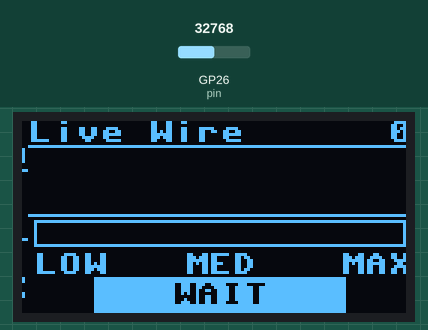
This program was run on a simulated Raspberry Pi Pico running MicroPython. Parts: 128×64 one-colour display. Inputs (shaded band) come from the test bench; at power-on: GP26 (pin) = 32768 (analog values on the 0–65535 scale). Library files of the repository ran but are not shown: sh1106.py.

Above: at 1.2 s.
1.3 s: GP26 (pin) set to 45874
At 2.58 s:
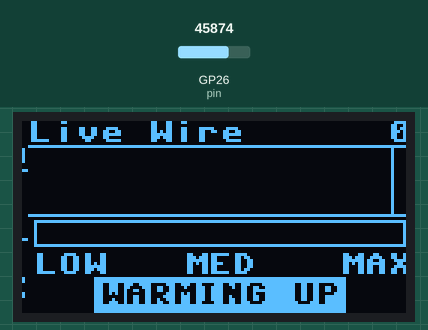
2.8 s: GP26 (pin) set to 57670
At 3.53 s:
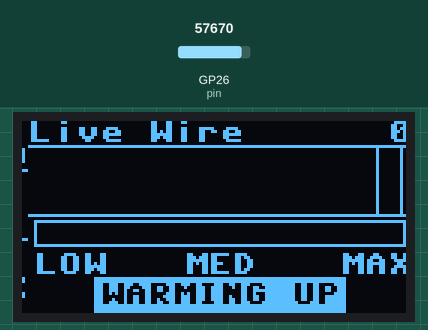
4.3 s: GP26 (pin) set to 65535
At 6.6 s:
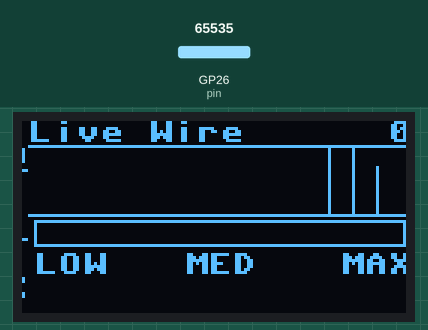
7.3 s: GP26 (pin) set to 32767
At 7.41 s:
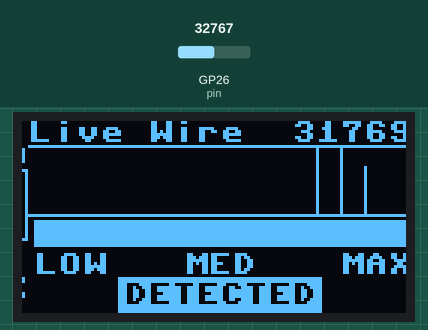
Timing chart, 0 to 9.8 s (numbered marks = the images above; inputs shaded):
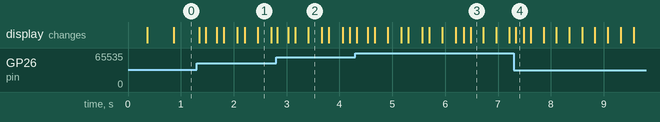

The program:

main.py
```python
from live_wire_display import LiveWireDisplay
from live_wire_sensor import LiveWireSensor
from machine import I2C, Pin
from sh1106 import SH1106

i2c0 = I2C(0, sda=Pin(12), scl=Pin(13), freq=400_000)  # SH1106

sensor = LiveWireSensor(pin=26)  # GP26 / ADC0
display = SH1106(i2c=i2c0, addr=0x3C)

detector = LiveWireDisplay(sensor, display)

while True:
    detector.update()
```

live_wire_display.py
```python
"""
Live-wire detector display for the SH1106 128x64 OLED.

Layout (Option C — history strip + bar):

    y=0..7    Header: "Live Wire" left, current excursion (right-aligned)
    y=8       horizontal separator
    y=9..30   Scrolling excursion history (right-to-left, newest on right)
    y=31      horizontal separator
    y=33..41  Horizontal magnitude bar (rect outline + fill)
    y=44..51  Tick labels: "LOW   MED   MAX"
    y=54..61  Status slot: alternating "WARMING UP" / "WAIT" while the
              baseline is bootstrapping; "DETECTED" once warm-up has
              passed and the excursion clearly exceeds the noise floor.

Detection vs. display autoscale are deliberately decoupled:

  * `_baseline` is a slow EMA of the raw peak-to-peak reading taken only
    while the signal is calm — it tracks the local noise floor without
    being dragged up by a real detection.
  * `_excursion` is `current - baseline` clamped at zero.
  * `_max_excursion` is the running peak of recent excursions, used purely
    for autoscaling the bar and history strip.
  * DETECTED fires only after warm-up, only when the excursion exceeds
    half of the running peak excursion, and only when that excursion is
    above an absolute minimum count — so free-air noise can never trip
    the label even if the local baseline happens to be high.
"""

from utime import ticks_ms, ticks_diff

_DISP_W              = 128
_DISP_H              = 64

_HEADER_Y            = 0
_SEP1_Y              = 8
_HIST_TOP            = 9
_HIST_H              = 22                # y=9..30
_SEP2_Y              = 31
_BAR_Y               = 33
_BAR_H               = 9                 # y=33..41
_TICKS_Y             = 44
_DETECTED_Y          = 54

_BAR_X               = 2
_BAR_W               = _DISP_W - 2 * _BAR_X   # 124 px

_DRAW_INTERVAL_MS    = 80                # ~12 Hz refresh

# Baseline (local noise floor) tracking
_WARMUP_SAMPLES      = 30                # snap baseline to a rolling average for this many samples
_BASELINE_ALPHA_DEN  = 64                # post-warm-up EMA: baseline += (current - baseline) // 64

# Display autoscale (max excursion envelope)
_EXCURSION_DECAY_INTERVAL = 1000         # ms between decay steps
_EXCURSION_DECAY_NUM = 7                 # decay factor: max_excursion *= 7/8 every step
_EXCURSION_DECAY_DEN = 8                 # ⇒ ~7 s time constant
_EXCURSION_FLOOR     = 50                # never let autoscale collapse below this

# DETECTED firing rule
_DETECT_RATIO_NUM    = 1                 # excursion must exceed max_excursion * 1/2
_DETECT_RATIO_DEN    = 2
_DETECT_MIN_EXCURSION = 30               # ...AND exceed this absolute minimum (counts above baseline)

# Warm-up indicator
_WARMUP_BLINK_MS     = 500               # alternate "WARMING UP" / "WAIT" every 500 ms


class LiveWireDisplay:
    """Reads the LiveWireSensor and renders Option C on the SH1106."""

    def __init__(self, sensor, display):
        self._sensor  = sensor
        self._display = display

        self._hist     = bytearray(_DISP_W)   # normalised history, 0.._HIST_H-1
        self._hist_idx = 0                    # next write position (oldest sample)

        self._current        = 0
        self._baseline       = 0
        self._excursion      = 0
        self._max_excursion  = _EXCURSION_FLOOR
        self._sample_count   = 0

        now = ticks_ms()
        self._last_draw_ms  = now
        self._last_decay_ms = now

    def update(self):
        """Sample once, update baseline + history + autoscale, redraw on cadence."""
        p2p = self._sensor.read()
        self._current = p2p
        self._sample_count += 1

        # 1) Decide if this reading is "calm" (i.e. we should let it pull the
        #    baseline). Use the *previous* baseline + max-excursion to avoid
        #    a circular dependency on this tick's own state.
        prev_threshold = (self._max_excursion * _DETECT_RATIO_NUM) // _DETECT_RATIO_DEN
        provisional_excursion = p2p - self._baseline
        if provisional_excursion < 0:
            provisional_excursion = 0
        is_warmup = self._sample_count <= _WARMUP_SAMPLES
        is_calm = (provisional_excursion <= prev_threshold
                   or provisional_excursion < _DETECT_MIN_EXCURSION)

        # 2) Update baseline.
        if is_warmup:
            # Rolling average so the very first samples set a sane floor.
            n = self._sample_count
            self._baseline = (self._baseline * (n - 1) + p2p) // n
        elif is_calm:
            # Slow EMA toward current reading.
            self._baseline += (p2p - self._baseline) // _BASELINE_ALPHA_DEN
        # else: in suspected detection — hold baseline so the signal can't
        # drag it up.

        # 3) Excursion against the (possibly updated) baseline.
        excursion = p2p - self._baseline
        if excursion < 0:
            excursion = 0
        self._excursion = excursion

        # 4) Update peak-excursion envelope (for display autoscale).
        if excursion > self._max_excursion:
            self._max_excursion = excursion

        now = ticks_ms()
        if ticks_diff(now, self._last_decay_ms) >= _EXCURSION_DECAY_INTERVAL:
            decayed = (self._max_excursion * _EXCURSION_DECAY_NUM) // _EXCURSION_DECAY_DEN
            self._max_excursion = decayed if decayed >= _EXCURSION_FLOOR else _EXCURSION_FLOOR
            self._last_decay_ms = now

        # 5) Push into the history ring (normalised against max excursion).
        h = (excursion * (_HIST_H - 1)) // self._max_excursion
        if h < 0:
            h = 0
        elif h > _HIST_H - 1:
            h = _HIST_H - 1
        self._hist[self._hist_idx] = h
        self._hist_idx = (self._hist_idx + 1) % _DISP_W

        # 6) Redraw on cadence.
        if ticks_diff(now, self._last_draw_ms) >= _DRAW_INTERVAL_MS:
            self._draw()
            self._last_draw_ms = now

    def _draw(self):
        d = self._display
        d.fill(0)

        # Header — label at left, excursion (counts above baseline) right-aligned.
        d.text("Live Wire", 0, _HEADER_Y)
        val = self._excursion if self._excursion < 99999 else 99999
        val_str = "{:5d}".format(val)
        d.text(val_str, _DISP_W - 8 * len(val_str), _HEADER_Y)

        d.hline(0, _SEP1_Y, _DISP_W, 1)

        # History strip — bar columns from bottom of strip upward
        hist  = self._hist
        h_idx = self._hist_idx
        bot   = _HIST_TOP + _HIST_H - 1
        for x in range(_DISP_W):
            ri = (h_idx + x) % _DISP_W       # oldest → newest left-to-right
            bar_h = hist[ri]
            if bar_h > 0:
                d.vline(x, bot - bar_h, bar_h + 1, 1)

        d.hline(0, _SEP2_Y, _DISP_W, 1)

        # Magnitude bar (filled by excursion, autoscaled by max excursion).
        d.rect(_BAR_X, _BAR_Y, _BAR_W, _BAR_H, 1)
        inner_w = _BAR_W - 2
        fill_w = (self._excursion * inner_w) // self._max_excursion
        if fill_w < 0:
            fill_w = 0
        elif fill_w > inner_w:
            fill_w = inner_w
        if fill_w > 0:
            d.fill_rect(_BAR_X + 1, _BAR_Y + 1, fill_w, _BAR_H - 2, 1)

        # Tick labels — LOW left-justified, MED centered, MAX right-justified.
        d.text("LOW", _BAR_X,              _TICKS_Y)
        d.text("MED", (_DISP_W - 24) // 2, _TICKS_Y)
        d.text("MAX", _DISP_W - 24,        _TICKS_Y)

        # Status slot — black text on a filled white box.
        # During warm-up: alternates "WARMING UP" / "WAIT" so the user can
        # see the device is booting and readings aren't trustworthy yet.
        # After warm-up: shows "DETECTED" only when both remaining guards
        # pass (excursion above relative threshold AND above absolute
        # minimum), so a noisy baseline alone can never trip the label.
        status_label = None
        status_box_w = None
        if self._sample_count <= _WARMUP_SAMPLES:
            status_label = ("WARMING UP"
                            if (ticks_ms() // _WARMUP_BLINK_MS) % 2 == 0
                            else "WAIT")
            # Pin box width to the longer label so it doesn't twitch.
            status_box_w = 8 * len("WARMING UP") + 2 * 2
        else:
            threshold = (self._max_excursion * _DETECT_RATIO_NUM) // _DETECT_RATIO_DEN
            if (self._excursion > threshold
                    and self._excursion > _DETECT_MIN_EXCURSION):
                status_label = "DETECTED"

        if status_label is not None:
            pad = 2
            if status_box_w is None:
                status_box_w = 8 * len(status_label) + 2 * pad
            box_h  = 8 + 2 * pad
            box_x  = (_DISP_W - status_box_w) // 2
            box_y  = _DETECTED_Y - pad
            text_x = box_x + (status_box_w - 8 * len(status_label)) // 2
            d.fill_rect(box_x, box_y, status_box_w, box_h, 1)
            d.text(status_label, text_x, _DETECTED_Y, 0)

        d.show()
```

live_wire_sensor.py
```python
"""
Live-wire sensor for the Raspberry Pi Pico 2.

Samples a single ADC pin connected to a short antenna wire, computing the
peak-to-peak amplitude over a fixed-duration window. The window length is
chosen to span ~2 cycles of mains AC (50/60 Hz), so a wire near a live
conductor produces a much larger peak-to-peak reading than free air.

No external components — just an insulated jumper soldered/clipped to the
ADC pin acting as an antenna.
"""

from machine import ADC, Pin
from utime import ticks_us, ticks_diff, ticks_add


class LiveWireSensor:
    """Windowed peak-to-peak reader on a single ADC pin."""

    def __init__(self, pin=26, sample_rate_hz=4000, window_ms=40):
        self._adc = ADC(Pin(pin))
        self._n = max(1, (sample_rate_hz * window_ms) // 1000)
        self._interval_us = 1_000_000 // sample_rate_hz

    def read(self):
        """Return peak-to-peak ADC value (0..65535) over one window."""
        adc = self._adc
        n = self._n
        interval_us = self._interval_us

        mn = 65535
        mx = 0
        next_t = ticks_us()
        for _ in range(n):
            while ticks_diff(ticks_us(), next_t) < 0:
                pass
            v = adc.read_u16()
            if v < mn:
                mn = v
            if v > mx:
                mx = v
            next_t = ticks_add(next_t, interval_us)
        return mx - mn
```

Measured:
- after the input at 1.3 s, the display: first changes after 0.05 s (image 1 shows a later state)
- after the input at 7.3 s, the display: changes at once (image 4)
